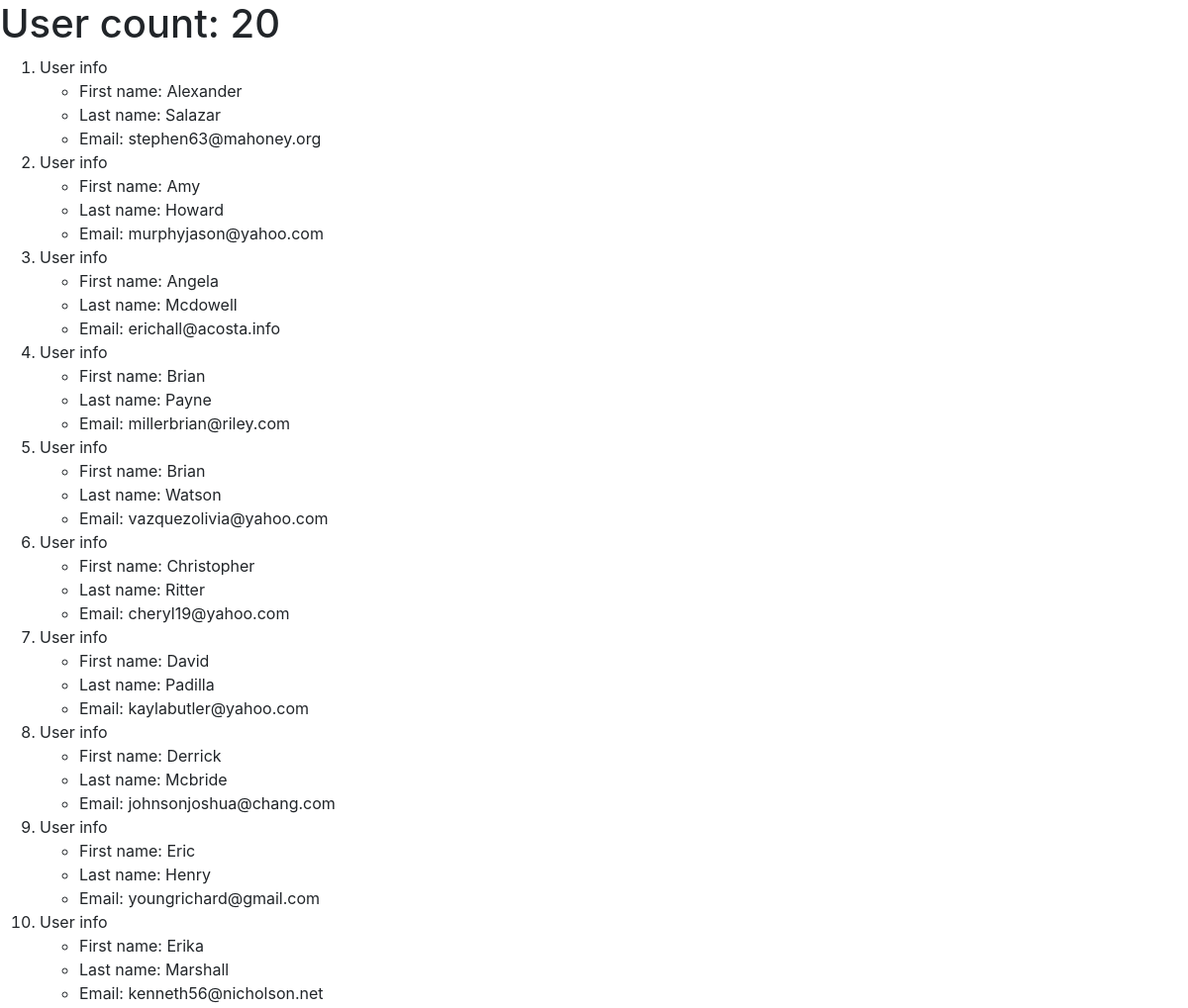
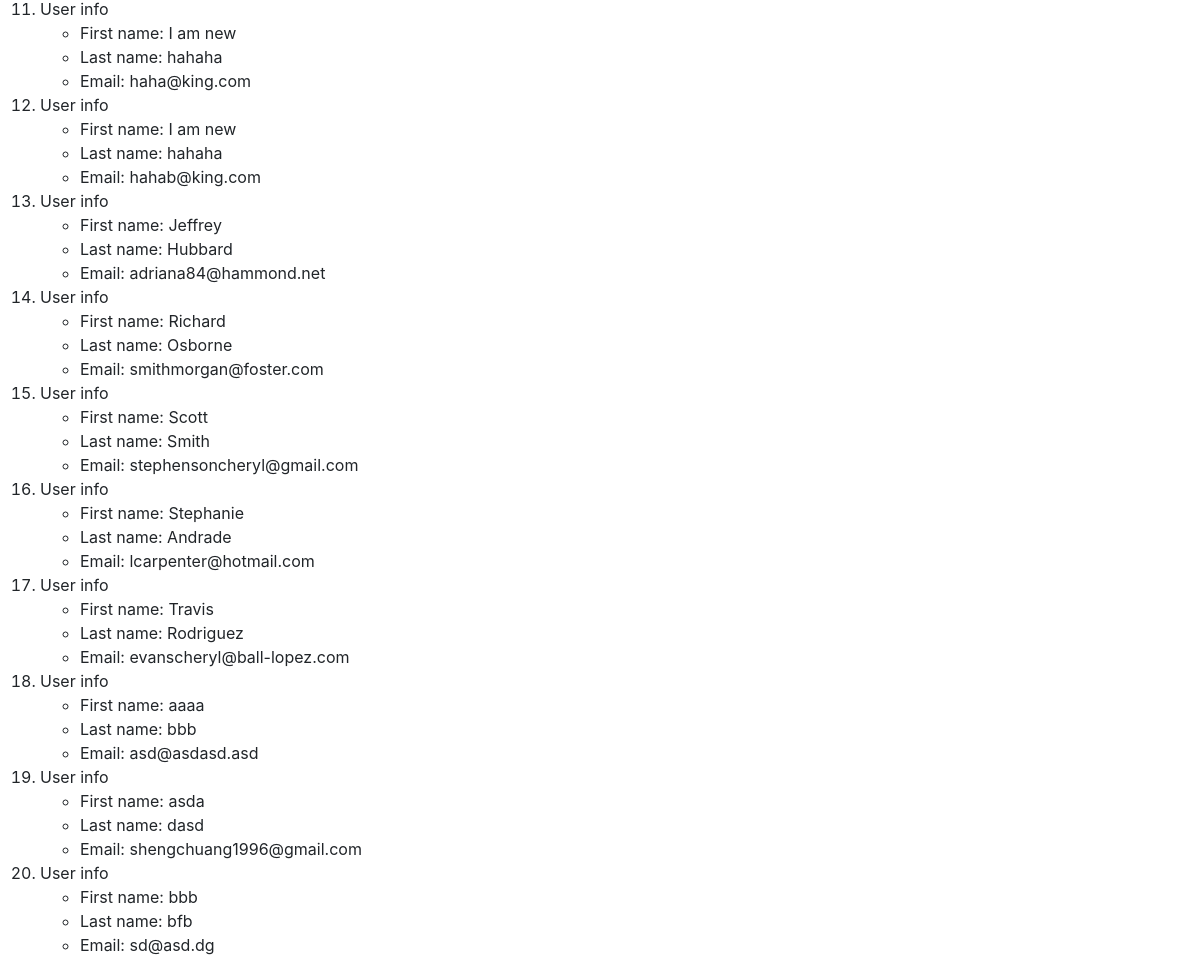
/first_app/users/, run on the app's committed database (2 pictures, top to bottom).
### first_app/models.py (models this page shows)
class User(models.Model):
  first_name = models.CharField(max_length=128)
  last_name = models.CharField(max_length=128)
  email = models.EmailField(max_length=264,unique=True)

### first_app/views.py (the view)
# urls.py: path('users/', views.users, name="users"),
def users(request):
  users_list = User.objects.order_by('first_name')
  context_dict = {'users': users_list}
  return render(request, 'first_app/users.html', context=context_dict)

### templates/first_app/users.html (shortened to what this page needs)
<html lang="en">
<head>
  <link rel="stylesheet" href="https://stackpath.bootstrapcdn.com/bootstrap/4.3.1/css/bootstrap.min.css">
</head>
<body>
  <h1>User count: {{users.count}}</h1>
  {% if users %}
    <ol>
      {% for person in users %}
        <li>User info</li>
        <ul>
          <li>First name: {{person.first_name}}</li>
          <li>Last name: {{person.last_name}}</li>
          <li>Email: {{person.email}}</li>
        </ul>
      {% endfor %}
    </ol>
    {% else %}
    <p>NO USERS</p>
  {% endif %}
</body>
</html>

### data on the page
User: first_name "Alexander", last_name "Salazar", email "stephen63@mahoney.org"
User: first_name "Amy", last_name "Howard", email "murphyjason@yahoo.com"
User: first_name "Angela", last_name "Mcdowell", email "erichall@acosta.info"
User: first_name "Brian", last_name "Payne", email "millerbrian@riley.com"
User: first_name "Brian", last_name "Watson", email "vazquezolivia@yahoo.com"
User: first_name "Christopher", last_name "Ritter", email "cheryl19@yahoo.com"
User: first_name "David", last_name "Padilla", email "kaylabutler@yahoo.com"
User: first_name "Derrick", last_name "Mcbride", email "johnsonjoshua@chang.com"
User: first_name "Eric", last_name "Henry", email "youngrichard@gmail.com"
User: first_name "Erika", last_name "Marshall", email "kenneth56@nicholson.net"
User: first_name "I am new", last_name "hahaha", email "haha@king.com"
User: first_name "I am new", last_name "hahaha", email "hahab@king.com"
User: first_name "Jeffrey", last_name "Hubbard", email "adriana84@hammond.net"
User: first_name "Richard", last_name "Osborne", email "smithmorgan@foster.com"
User: first_name "Scott", last_name "Smith", email "stephensoncheryl@gmail.com"
User: first_name "Stephanie", last_name "Andrade", email "lcarpenter@hotmail.com"
User: first_name "Travis", last_name "Rodriguez", email "evanscheryl@ball-lopez.com"
User: first_name "aaaa", last_name "bbb", email "asd@asdasd.asd"
User: first_name "asda", last_name "dasd", email "shengchuang1996@gmail.com"
User: first_name "bbb", last_name "bfb", email "sd@asd.dg"

### other printed values
{{ users.count }} "20"
